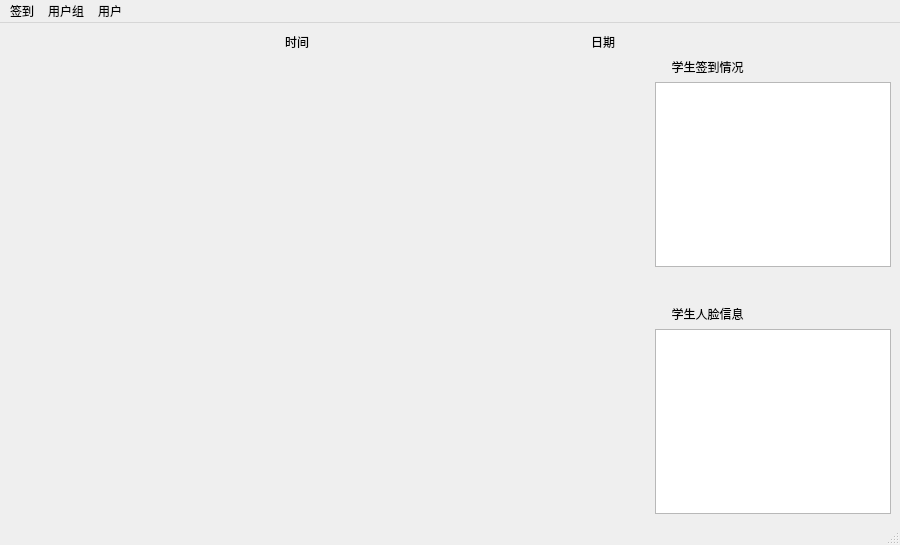
<?xml version="1.0" encoding="UTF-8"?>
<ui version="4.0">
 <class>MainWindow</class>
 <widget class="QMainWindow" name="MainWindow">
  <property name="geometry">
   <rect>
    <x>0</x>
    <y>0</y>
    <width>900</width>
    <height>545</height>
   </rect>
  </property>
  <property name="windowTitle">
   <string>课堂签到管理系统</string>
  </property>
  <widget class="QWidget" name="centralwidget">
   <property name="minimumSize">
    <size>
     <width>900</width>
     <height>500</height>
    </size>
   </property>
   <layout class="QGridLayout" name="gridLayout">
    <item row="0" column="0">
     <layout class="QHBoxLayout" name="horizontalLayout_2">
      <item>
       <spacer name="horizontalSpacer_2">
        <property name="orientation">
         <enum>Qt::Horizontal</enum>
        </property>
        <property name="sizeHint" stdset="0">
         <size>
          <width>40</width>
          <height>20</height>
         </size>
        </property>
       </spacer>
      </item>
      <item>
       <widget class="QLabel" name="label_2">
        <property name="text">
         <string>时间</string>
        </property>
       </widget>
      </item>
      <item>
       <spacer name="horizontalSpacer">
        <property name="orientation">
         <enum>Qt::Horizontal</enum>
        </property>
        <property name="sizeHint" stdset="0">
         <size>
          <width>40</width>
          <height>20</height>
         </size>
        </property>
       </spacer>
      </item>
      <item>
       <widget class="QLabel" name="label_3">
        <property name="text">
         <string>日期</string>
        </property>
       </widget>
      </item>
      <item>
       <spacer name="horizontalSpacer_3">
        <property name="orientation">
         <enum>Qt::Horizontal</enum>
        </property>
        <property name="sizeHint" stdset="0">
         <size>
          <width>40</width>
          <height>20</height>
         </size>
        </property>
       </spacer>
      </item>
     </layout>
    </item>
    <item row="1" column="0">
     <layout class="QHBoxLayout" name="horizontalLayout" stretch="0,1">
      <item>
       <widget class="QLabel" name="label">
        <property name="minimumSize">
         <size>
          <width>640</width>
          <height>480</height>
         </size>
        </property>
        <property name="text">
         <string/>
        </property>
       </widget>
      </item>
      <item>
       <layout class="QVBoxLayout" name="verticalLayout_2">
        <item>
         <widget class="QLabel" name="label_4">
          <property name="text">
           <string>     学生签到情况</string>
          </property>
         </widget>
        </item>
        <item>
         <widget class="QPlainTextEdit" name="plainTextEdit">
          <property name="minimumSize">
           <size>
            <width>200</width>
            <height>0</height>
           </size>
          </property>
          <property name="lineWidth">
           <number>1</number>
          </property>
          <property name="readOnly">
           <bool>true</bool>
          </property>
          <property name="tabStopWidth">
           <number>80</number>
          </property>
         </widget>
        </item>
        <item>
         <spacer name="verticalSpacer_2">
          <property name="orientation">
           <enum>Qt::Vertical</enum>
          </property>
          <property name="sizeHint" stdset="0">
           <size>
            <width>20</width>
            <height>40</height>
           </size>
          </property>
         </spacer>
        </item>
        <item>
         <widget class="QLabel" name="label_5">
          <property name="text">
           <string>     学生人脸信息</string>
          </property>
         </widget>
        </item>
        <item>
         <widget class="QPlainTextEdit" name="plainTextEdit_2">
          <property name="minimumSize">
           <size>
            <width>200</width>
            <height>0</height>
           </size>
          </property>
         </widget>
        </item>
       </layout>
      </item>
     </layout>
    </item>
   </layout>
  </widget>
  <widget class="QMenuBar" name="menubar">
   <property name="geometry">
    <rect>
     <x>0</x>
     <y>0</y>
     <width>900</width>
     <height>23</height>
    </rect>
   </property>
   <widget class="QMenu" name="menu">
    <property name="title">
     <string>签到</string>
    </property>
    <addaction name="actionopen"/>
    <addaction name="actionclose"/>
   </widget>
   <widget class="QMenu" name="menu_2">
    <property name="title">
     <string>用户组</string>
    </property>
    <addaction name="actionaddgroup"/>
    <addaction name="actiondelgroup"/>
    <addaction name="actiongetlist"/>
   </widget>
   <widget class="QMenu" name="menu_3">
    <property name="title">
     <string>用户</string>
    </property>
    <addaction name="actionadduser"/>
    <addaction name="actiondeluser"/>
    <addaction name="actionupdateuser"/>
   </widget>
   <addaction name="menu"/>
   <addaction name="menu_2"/>
   <addaction name="menu_3"/>
  </widget>
  <widget class="QStatusBar" name="statusbar"/>
  <action name="actionopen">
   <property name="text">
    <string>启动签到</string>
   </property>
  </action>
  <action name="actionclose">
   <property name="text">
    <string>关闭签到</string>
   </property>
  </action>
  <action name="actionaddgroup">
   <property name="text">
    <string>添加用户组</string>
   </property>
  </action>
  <action name="actiondelgroup">
   <property name="text">
    <string>删除用户组</string>
   </property>
  </action>
  <action name="actionsave">
   <property name="text">
    <string>存储信息</string>
   </property>
  </action>
  <action name="actiond">
   <property name="text">
    <string>导出信息</string>
   </property>
  </action>
  <action name="actiongetlist">
   <property name="text">
    <string>查询用户组</string>
   </property>
  </action>
  <action name="actionadduser1">
   <property name="text">
    <string>添加用户</string>
   </property>
  </action>
  <action name="actionadduser">
   <property name="text">
    <string>添加用户</string>
   </property>
  </action>
  <action name="actiondeluser">
   <property name="text">
    <string>删除用户</string>
   </property>
  </action>
  <action name="actionupdateuser">
   <property name="text">
    <string>更新用户</string>
   </property>
  </action>
 </widget>
 <resources/>
 <connections/>
</ui>
